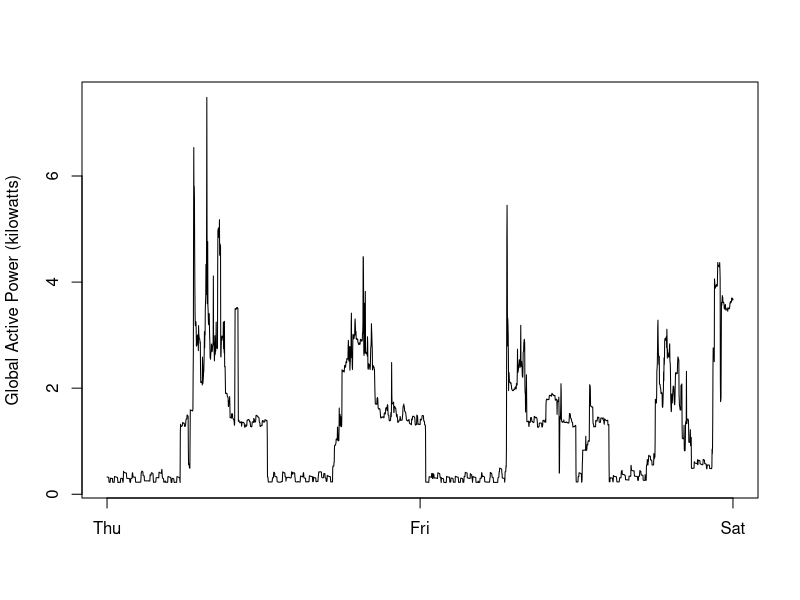

Write the R code that produced this figure.
setwd("C:\\Users\\Administrator\\Desktop\\Data-Science-Specialization\\4_exploratory\\project_1")
dat <- read.csv("sub.csv")
dat <- dat[order(dat[,"TIME"]),]
dat$TIME <- strptime(dat$TIME, format = "%Y-%m-%d %H:%M:%S")
plot(dat$TIME, dat$Global_active_power, type = "l", xaxt = "n", xlab = "", ylab = "Global Active Power (kilowatts)") 

#Because my OS is Chinese, I have to set x-ticks manually.
axis.POSIXct(1, at = c("2007-02-01 00:00:00", "2007-02-02 00:00:00", "2007-02-02 23:59:00"), labels = c("Thu", "Fri", "Sat"))
dev.copy(png, file = "plot2.png")
dev.off()

